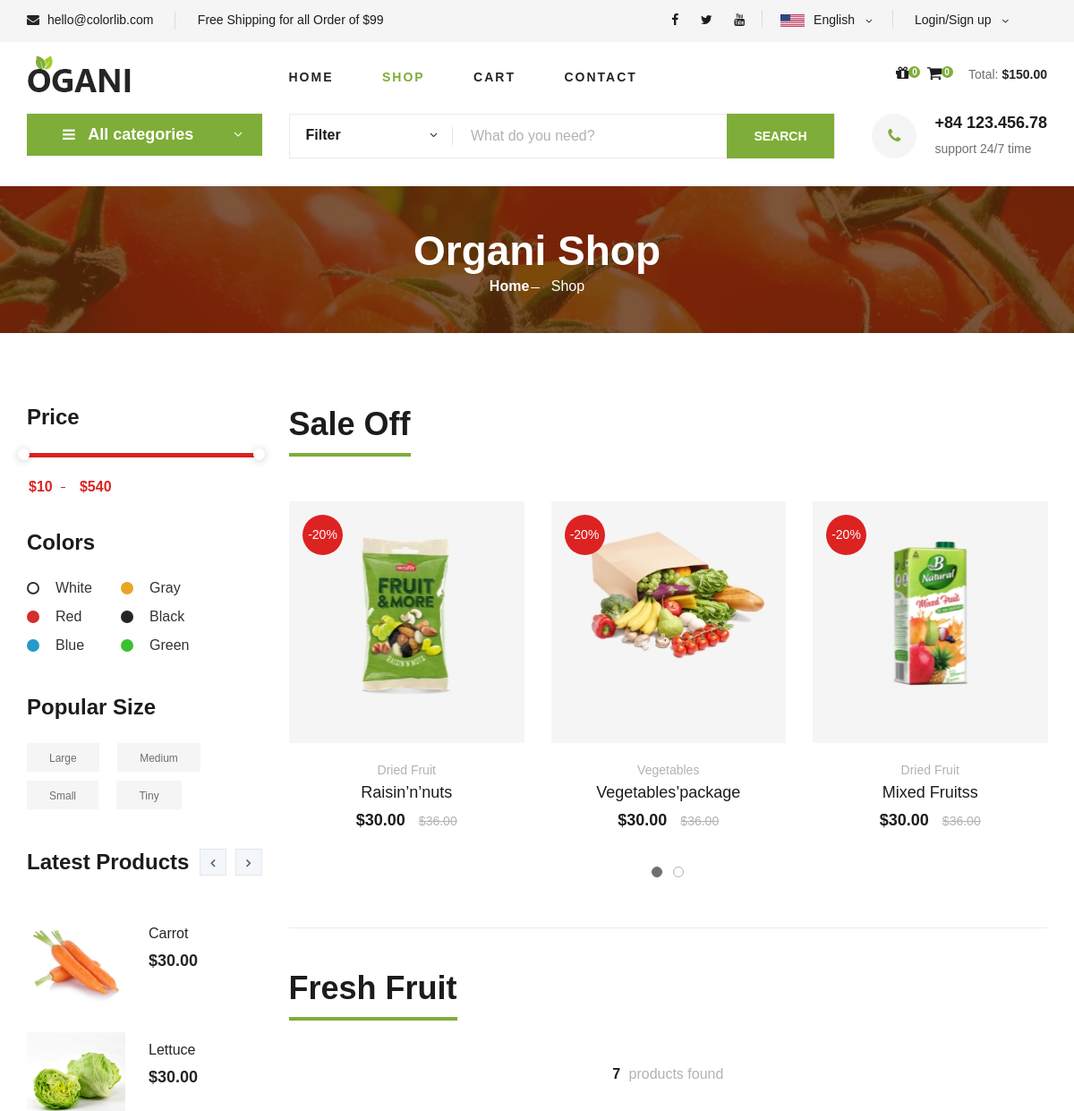
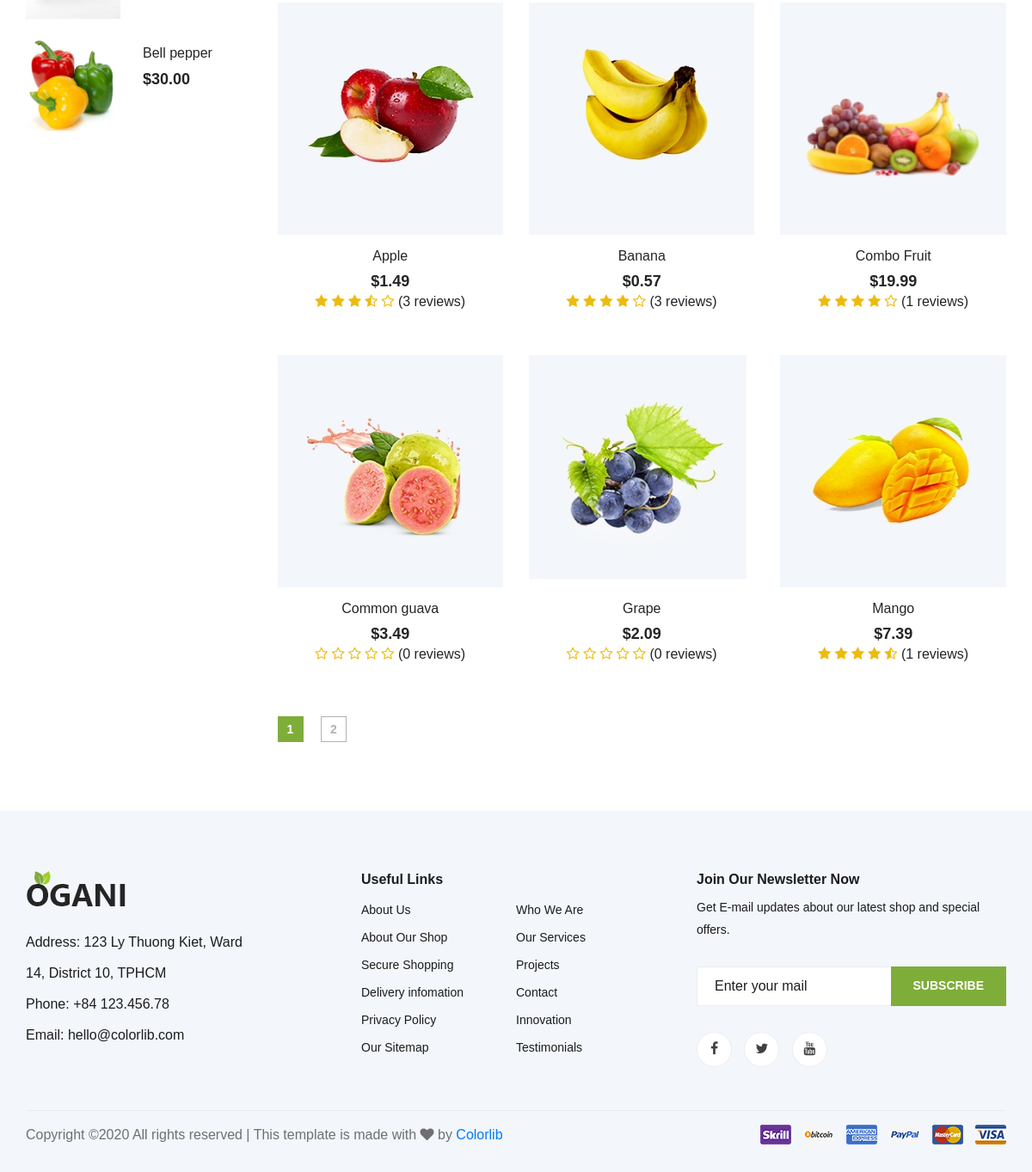
The app's page /shop/category/fresh-fruit with its own data (2 pictures, top to bottom).
### tables this page shows
CREATE TABLE `item` (
  `id_item` varchar(100) NOT NULL,
  `name_item` varchar(100) NOT NULL DEFAULT 'Default name',
  `avatar_item` varchar(500) NOT NULL DEFAULT 'Default link',
  `description_item` varchar(500) NOT NULL DEFAULT 'Default description',
  `price_item` float NOT NULL DEFAULT 0,
  `availability_item` tinyint(1) NOT NULL DEFAULT 1,
  `weight_item` float NOT NULL DEFAULT 0,
  `sale_off_item` int(11) NOT NULL DEFAULT 0,
  `featured` tinyint(1) NOT NULL DEFAULT 0,
  `best_seller_item` tinyint(1) NOT NULL DEFAULT 0,
  `date_created_item` datetime DEFAULT NULL,
  `latest_date_updated_item` datetime DEFAULT NULL,
  `category_item` varchar(100) DEFAULT NULL
);

CREATE TABLE `top_item` (
  `id_item_top` varchar(100) NOT NULL,
  `average_rating` float NOT NULL,
  `num_review` int(11) NOT NULL
);

### mvc/views/pages/shop.php (the view, shortened to what the rows shown need)
<section class="breadcrumb-section set-bg" data-setbg="/tmdt_201/public/master1/images/breadcrumb.jpg">
    <div class="container">
        <div class="row">
            <div class="col-lg-12 text-center">
                <div class="breadcrumb__text">
                    <h2>Organi Shop</h2>
                </div>
            </div>
        </div>
    </div>
</section>
<section class="product spad">
    <div class="container">
        <div class="row">
            <div class="col-lg-3 col-md-5">
                <div class="sidebar">
                    <div class="sidebar__item">
                        <div class="latest-product__text">
                            <div class="latest-product__slider owl-carousel">
                                <?php $latest_item_list = json_decode($data["latest_item_list"]);
                                $size_latest_item_list = count($latest_item_list);
                                for($row = 0; $row < $size_latest_item_list; $row++){
                                if($row % 3 == 0){
                                ?>
                                <div class="latest-prdouct__slider__item">
                                <?php }?>
                                    <a href="http://localhost/tmdt_201/shop/detail/<?php echo $latest_item_list[$row]->id_item;?>" class="latest-product__item">
                                        <div class="latest-product__item__pic">
                                            <img src="/tmdt_201/<?php echo $latest_item_list[$row]->avatar_item; ?>"
                                                alt="<?php echo $latest_item_list[$row]->id_item;?>" style="width: 110px;">
                                        </div>
                                        <div class="latest-product__item__text">
                                            <h6><?php echo $latest_item_list[$row]->name_item;?></h6>
                                            <span>$30.00</span>
                                        </div>
                                    </a>
                                    <?php if($row % 3 == 2){ ?>
                                </div>
                                <?php }}?>
                            </div>
                        </div>
                    </div>
                </div>
            </div>
            <div class="col-lg-9 col-md-7">
                <div class="product__discount">
                    <div class="section-title product__discount__title">
                        <h2>Sale Off</h2>
                    </div>
                </div>
                <div class="filter__item">
                    <div class="section-title product__discount__title">
                        <h2 id="scroll-pos">
                        <?php
                        if(!isset($data['name_category'])){
                            echo 'All of products';
                        }
                        else{
                            echo json_decode($data['name_category'])->name_category;
                        }
                        ?>
                        </h2>
                    </div>
                                <?php $item_list = json_decode($data['item_list']);
                                $size_item_list = count($item_list);
                                ?>
                </div>
                <div class="row">
                    <?php for($row = 0; $row < $size_item_list; $row++){ ?>
                    <div class="col-lg-4 col-md-6 col-sm-6">
                        <div class="product__item">
                            <div class="product__item__pic set-bg" data-setbg="/tmdt_201/<?php echo $item_list[$row]->avatar_item; ?>">
                            </div>
                            <div class="product__item__text">
                                <h6>
                                    <a href="http://localhost/tmdt_201/shop/detail/<?php echo $item_list[$row]->id_item;?>" class="language-option">
                                        <?php echo $item_list[$row]->name_item;?>
                                    </a>
                                </h6>
                                <h5>$<?php echo $item_list[$row]->price_item;?></h5>
                                <div>
                                    <?php $average_rating = $item_list[$row]->average_rating;?>
                                    <i style="color: #EDBB0E;" class="fa <?php echo (($average_rating > 0 && $average_rating < 0.3) || $average_rating == 0)?'fa-star-o':(($average_rating >= 0.3 && $average_rating < 0.7)?'fa-star-half-o':'fa-star');?>"></i>
                                    <i style="color: #EDBB0E;" class="fa <?php echo (($average_rating > 1 && $average_rating < 1.3) || $average_rating <= 1)?'fa-star-o':(($average_rating >= 1.3 && $average_rating < 1.7)?'fa-star-half-o':'fa-star');?>"></i>
                                    <i style="color: #EDBB0E;" class="fa <?php echo (($average_rating > 2 && $average_rating < 2.3) || $average_rating <= 2)?'fa-star-o':(($average_rating >= 2.3 && $average_rating < 2.7)?'fa-star-half-o':'fa-star');?>"></i>
                                    <i style="color: #EDBB0E;" class="fa <?php echo (($average_rating > 3 && $average_rating < 3.3) || $average_rating <= 3)?'fa-star-o':(($average_rating >= 3.3 && $average_rating < 3.7)?'fa-star-half-o':'fa-star');?>"></i>
                                    <i style="color: #EDBB0E;" class="fa <?php echo (($average_rating > 4 && $average_rating < 4.3) || $average_rating <= 4)?'fa-star-o':(($average_rating >= 4.3 && $average_rating < 4.7)?'fa-star-half-o':'fa-star');?>"></i>
                                    <span>(<?php echo $item_list[$row]->num_review;?> reviews)</span>
                                </div>
                            </div>
                        </div>
                    </div>
                    <?php }?>
                </div>
            </div>
        </div>
    </div>
</section>

### records on screen
item: avatar_item+id_item (picture), name_item "Carrot"
item: avatar_item+id_item (picture), name_item "Lettuce"
item: avatar_item+id_item (picture), name_item "Bell pepper"
top_item: shows a picture, name_item "Apple", price_item "1.49", average_rating 3.33333 (drawn), num_review "3"
top_item: shows a picture, name_item "Banana", price_item "0.57", average_rating 4 (drawn), num_review "3"
top_item: shows a picture, name_item "Combo Fruit", price_item "19.99", average_rating 4 (drawn), num_review "1"
top_item: shows a picture, name_item "Common guava", price_item "3.49", average_rating 0 (drawn), num_review "0"
top_item: shows a picture, name_item "Grape", price_item "2.09", average_rating 0 (drawn), num_review "0"
top_item: shows a picture, name_item "Mango", price_item "7.39", average_rating 4.5 (drawn), num_review "1"

### other values on screen
json_decode($data['name_category'])->name_category "Fresh Fruit"
json_decode($data['num_items']) "7"
